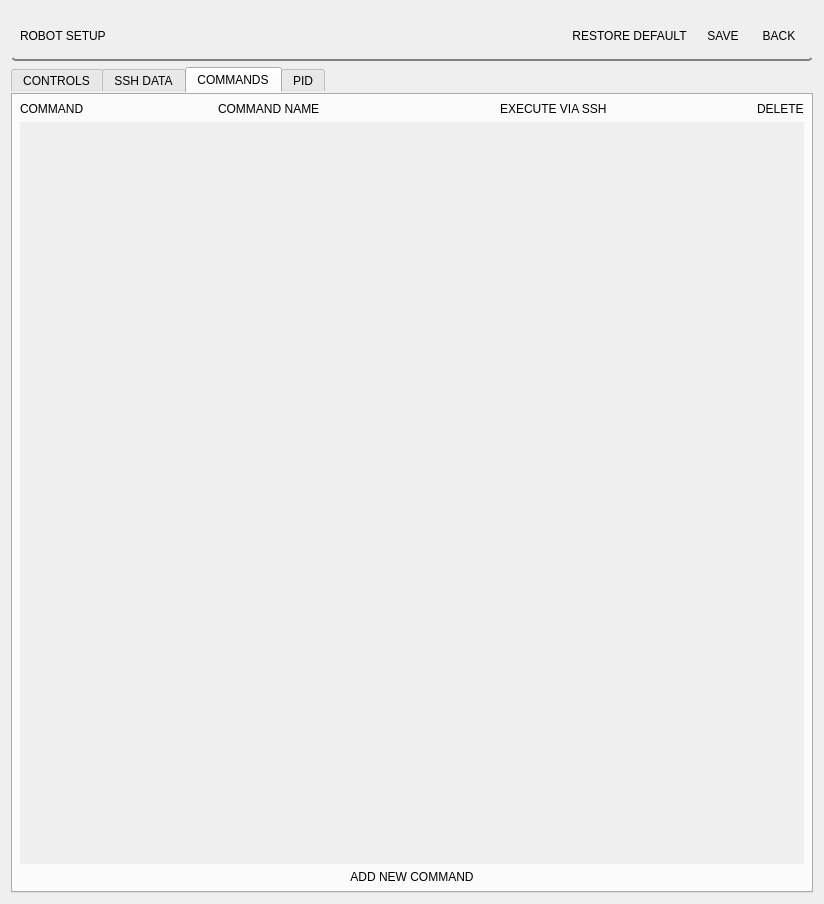
<?xml version="1.0" encoding="UTF-8"?>
<ui version="4.0">
 <class>Form</class>
 <widget class="QWidget" name="Form">
  <property name="geometry">
   <rect>
    <x>0</x>
    <y>0</y>
    <width>824</width>
    <height>904</height>
   </rect>
  </property>
  <property name="windowTitle">
   <string>Form</string>
  </property>
  <property name="styleSheet">
   <string notr="true">border:none</string>
  </property>
  <layout class="QVBoxLayout" name="verticalLayout">
   <item>
    <widget class="QGroupBox" name="groupBox">
     <property name="minimumSize">
      <size>
       <width>0</width>
       <height>50</height>
      </size>
     </property>
     <property name="maximumSize">
      <size>
       <width>16777215</width>
       <height>50</height>
      </size>
     </property>
     <property name="styleSheet">
      <string notr="true"> QGroupBox {
 background-color: qlineargradient(x1: 0, y1: 0, x2: 0, y2: 1,
                                   stop: 0 #edb514, stop: 1 #ea4000);
 border-bottom: 2px solid gray;
 border-radius: 5px;
 margin-top: 0; /* leave space at the top for the title */

}</string>
     </property>
     <property name="title">
      <string/>
     </property>
     <layout class="QHBoxLayout" name="horizontalLayout">
      <item>
       <widget class="QLabel" name="label">
        <property name="text">
         <string>ROBOT SETUP</string>
        </property>
       </widget>
      </item>
      <item>
       <widget class="QPushButton" name="restoreDefaultButton">
        <property name="maximumSize">
         <size>
          <width>125</width>
          <height>16777215</height>
         </size>
        </property>
        <property name="text">
         <string>RESTORE DEFAULT</string>
        </property>
       </widget>
      </item>
      <item>
       <widget class="QPushButton" name="saveButton">
        <property name="maximumSize">
         <size>
          <width>50</width>
          <height>16777215</height>
         </size>
        </property>
        <property name="text">
         <string>SAVE</string>
        </property>
       </widget>
      </item>
      <item>
       <widget class="QPushButton" name="backButton">
        <property name="maximumSize">
         <size>
          <width>50</width>
          <height>16777215</height>
         </size>
        </property>
        <property name="text">
         <string>BACK</string>
        </property>
       </widget>
      </item>
     </layout>
    </widget>
   </item>
   <item>
    <widget class="QTabWidget" name="tabWidget">
     <property name="minimumSize">
      <size>
       <width>500</width>
       <height>0</height>
      </size>
     </property>
     <property name="currentIndex">
      <number>2</number>
     </property>
     <widget class="QWidget" name="controls">
      <attribute name="title">
       <string>CONTROLS</string>
      </attribute>
      <widget class="QFrame" name="controlButtonsWraper">
       <property name="geometry">
        <rect>
         <x>0</x>
         <y>0</y>
         <width>802</width>
         <height>193</height>
        </rect>
       </property>
       <property name="styleSheet">
        <string notr="true">border:none;</string>
       </property>
       <property name="frameShape">
        <enum>QFrame::StyledPanel</enum>
       </property>
       <property name="frameShadow">
        <enum>QFrame::Raised</enum>
       </property>
       <layout class="QFormLayout" name="formLayout">
        <item row="1" column="0">
         <widget class="QLabel" name="robotNameLabel">
          <property name="text">
           <string>ROBOT NAME</string>
          </property>
         </widget>
        </item>
        <item row="1" column="1">
         <widget class="QLineEdit" name="robotNameInput">
          <property name="maximumSize">
           <size>
            <width>200</width>
            <height>16777215</height>
           </size>
          </property>
          <property name="maxLength">
           <number>150</number>
          </property>
         </widget>
        </item>
        <item row="2" column="0">
         <widget class="QLabel" name="forwardKeyLabel">
          <property name="text">
           <string>FORWARD KEY</string>
          </property>
         </widget>
        </item>
        <item row="2" column="1">
         <widget class="QLineEdit" name="forwardKeyInput">
          <property name="minimumSize">
           <size>
            <width>20</width>
            <height>0</height>
           </size>
          </property>
          <property name="maximumSize">
           <size>
            <width>50</width>
            <height>16777215</height>
           </size>
          </property>
          <property name="maxLength">
           <number>1</number>
          </property>
         </widget>
        </item>
        <item row="4" column="0">
         <widget class="QLabel" name="rightKeyLabel">
          <property name="text">
           <string>RIGHT KEY</string>
          </property>
         </widget>
        </item>
        <item row="4" column="1">
         <widget class="QLineEdit" name="rightKeyInput">
          <property name="maximumSize">
           <size>
            <width>50</width>
            <height>16777215</height>
           </size>
          </property>
          <property name="maxLength">
           <number>1</number>
          </property>
         </widget>
        </item>
        <item row="6" column="0">
         <widget class="QLabel" name="backwardKeyLabel">
          <property name="text">
           <string>BACKWARD KEY</string>
          </property>
         </widget>
        </item>
        <item row="6" column="1">
         <widget class="QLineEdit" name="backwardKeyInput">
          <property name="maximumSize">
           <size>
            <width>50</width>
            <height>16777215</height>
           </size>
          </property>
          <property name="maxLength">
           <number>1</number>
          </property>
         </widget>
        </item>
        <item row="8" column="0">
         <widget class="QLabel" name="leftKeyLabel">
          <property name="text">
           <string>LEFT KEY</string>
          </property>
         </widget>
        </item>
        <item row="8" column="1">
         <widget class="QLineEdit" name="leftKeyInput">
          <property name="maximumSize">
           <size>
            <width>50</width>
            <height>16777215</height>
           </size>
          </property>
          <property name="maxLength">
           <number>1</number>
          </property>
         </widget>
        </item>
        <item row="9" column="0">
         <widget class="QLabel" name="stableKeyLabel">
          <property name="text">
           <string>STABLE KEY</string>
          </property>
         </widget>
        </item>
        <item row="9" column="1">
         <widget class="QLineEdit" name="stableKeyInput">
          <property name="maximumSize">
           <size>
            <width>50</width>
            <height>16777215</height>
           </size>
          </property>
          <property name="maxLength">
           <number>1</number>
          </property>
         </widget>
        </item>
       </layout>
      </widget>
      <widget class="QTableWidget" name="dynamicTable">
       <property name="geometry">
        <rect>
         <x>0</x>
         <y>220</y>
         <width>450</width>
         <height>210</height>
        </rect>
       </property>
       <property name="minimumSize">
        <size>
         <width>215</width>
         <height>210</height>
        </size>
       </property>
       <property name="maximumSize">
        <size>
         <width>450</width>
         <height>210</height>
        </size>
       </property>
       <attribute name="horizontalHeaderCascadingSectionResizes">
        <bool>true</bool>
       </attribute>
       <attribute name="horizontalHeaderMinimumSectionSize">
        <number>70</number>
       </attribute>
       <attribute name="horizontalHeaderShowSortIndicator" stdset="0">
        <bool>true</bool>
       </attribute>
       <attribute name="horizontalHeaderStretchLastSection">
        <bool>true</bool>
       </attribute>
       <row>
        <property name="text">
         <string>FORWARD</string>
        </property>
       </row>
       <row>
        <property name="text">
         <string>FORWARD+LEFT</string>
        </property>
       </row>
       <row>
        <property name="text">
         <string>FORWARD+RIGHT</string>
        </property>
       </row>
       <row>
        <property name="text">
         <string>RIGHT</string>
        </property>
       </row>
       <row>
        <property name="text">
         <string>BACKWARD</string>
        </property>
       </row>
       <row>
        <property name="text">
         <string>BACKWARD+LEFT</string>
        </property>
       </row>
       <row>
        <property name="text">
         <string>BACKWARD+RIGHT</string>
        </property>
       </row>
       <row>
        <property name="text">
         <string>LEFT</string>
        </property>
       </row>
       <column>
        <property name="text">
         <string>LEFT ENGINE</string>
        </property>
       </column>
       <column>
        <property name="text">
         <string>RIGHT ENGINE</string>
        </property>
       </column>
       <column>
        <property name="text">
         <string>INTERTIA</string>
        </property>
       </column>
       <item row="0" column="0">
        <property name="text">
         <string/>
        </property>
       </item>
      </widget>
      <widget class="QLabel" name="dynamicLabel">
       <property name="geometry">
        <rect>
         <x>0</x>
         <y>197</y>
         <width>802</width>
         <height>16</height>
        </rect>
       </property>
       <property name="text">
        <string>DYNAMIC</string>
       </property>
      </widget>
      <widget class="QWidget" name="layoutWidget">
       <property name="geometry">
        <rect>
         <x>0</x>
         <y>470</y>
         <width>802</width>
         <height>278</height>
        </rect>
       </property>
       <layout class="QVBoxLayout" name="joystickWrapper">
        <item>
         <layout class="QHBoxLayout" name="horizontalLayout_6">
          <item>
           <widget class="QFrame" name="frame_4">
            <property name="frameShape">
             <enum>QFrame::StyledPanel</enum>
            </property>
            <property name="frameShadow">
             <enum>QFrame::Raised</enum>
            </property>
           </widget>
          </item>
          <item>
           <widget class="QTableWidget" name="joystickForward">
            <property name="minimumSize">
             <size>
              <width>210</width>
              <height>0</height>
             </size>
            </property>
            <property name="maximumSize">
             <size>
              <width>210</width>
              <height>50</height>
             </size>
            </property>
            <row>
             <property name="text">
              <string/>
             </property>
            </row>
            <column>
             <property name="text">
              <string>LEFT</string>
             </property>
            </column>
            <column>
             <property name="text">
              <string>RIGHT</string>
             </property>
            </column>
           </widget>
          </item>
          <item>
           <widget class="QFrame" name="frame_5">
            <property name="frameShape">
             <enum>QFrame::StyledPanel</enum>
            </property>
            <property name="frameShadow">
             <enum>QFrame::Raised</enum>
            </property>
           </widget>
          </item>
         </layout>
        </item>
        <item>
         <layout class="QHBoxLayout" name="horizontalLayout_5">
          <item>
           <widget class="QTableWidget" name="joystickLeft">
            <property name="minimumSize">
             <size>
              <width>210</width>
              <height>0</height>
             </size>
            </property>
            <property name="maximumSize">
             <size>
              <width>210</width>
              <height>50</height>
             </size>
            </property>
            <row>
             <property name="text">
              <string/>
             </property>
            </row>
            <column>
             <property name="text">
              <string>LEFT</string>
             </property>
            </column>
            <column>
             <property name="text">
              <string>RIGHT</string>
             </property>
            </column>
           </widget>
          </item>
          <item>
           <widget class="QLabel" name="joystick">
            <property name="minimumSize">
             <size>
              <width>150</width>
              <height>150</height>
             </size>
            </property>
            <property name="maximumSize">
             <size>
              <width>150</width>
              <height>150</height>
             </size>
            </property>
            <property name="styleSheet">
             <string notr="true">background-color: red;
border: 3px solid blue;
border-radius: 75px;
</string>
            </property>
            <property name="text">
             <string/>
            </property>
           </widget>
          </item>
          <item>
           <widget class="QTableWidget" name="joystickRight">
            <property name="minimumSize">
             <size>
              <width>210</width>
              <height>0</height>
             </size>
            </property>
            <property name="maximumSize">
             <size>
              <width>210</width>
              <height>50</height>
             </size>
            </property>
            <row>
             <property name="text">
              <string/>
             </property>
            </row>
            <column>
             <property name="text">
              <string>LEFT</string>
             </property>
            </column>
            <column>
             <property name="text">
              <string>RIGHT</string>
             </property>
            </column>
           </widget>
          </item>
         </layout>
        </item>
        <item>
         <layout class="QHBoxLayout" name="horizontalLayout_2">
          <item>
           <widget class="QFrame" name="frame_2">
            <property name="frameShape">
             <enum>QFrame::StyledPanel</enum>
            </property>
            <property name="frameShadow">
             <enum>QFrame::Raised</enum>
            </property>
           </widget>
          </item>
          <item>
           <widget class="QTableWidget" name="joystickBackward">
            <property name="minimumSize">
             <size>
              <width>210</width>
              <height>0</height>
             </size>
            </property>
            <property name="maximumSize">
             <size>
              <width>210</width>
              <height>50</height>
             </size>
            </property>
            <row>
             <property name="text">
              <string/>
             </property>
            </row>
            <column>
             <property name="text">
              <string>LEFT</string>
             </property>
            </column>
            <column>
             <property name="text">
              <string>RIGHT</string>
             </property>
            </column>
           </widget>
          </item>
          <item>
           <widget class="QFrame" name="frame_3">
            <property name="frameShape">
             <enum>QFrame::StyledPanel</enum>
            </property>
            <property name="frameShadow">
             <enum>QFrame::Raised</enum>
            </property>
           </widget>
          </item>
         </layout>
        </item>
       </layout>
      </widget>
      <widget class="Line" name="line">
       <property name="geometry">
        <rect>
         <x>0</x>
         <y>437</y>
         <width>802</width>
         <height>3</height>
        </rect>
       </property>
       <property name="sizeIncrement">
        <size>
         <width>0</width>
         <height>1</height>
        </size>
       </property>
       <property name="orientation">
        <enum>Qt::Horizontal</enum>
       </property>
      </widget>
      <widget class="QLabel" name="joystickLabel">
       <property name="geometry">
        <rect>
         <x>0</x>
         <y>447</y>
         <width>802</width>
         <height>16</height>
        </rect>
       </property>
       <property name="text">
        <string>JOYSTICK</string>
       </property>
      </widget>
     </widget>
     <widget class="QWidget" name="sshData">
      <attribute name="title">
       <string>SSH DATA</string>
      </attribute>
      <layout class="QVBoxLayout" name="verticalLayout_8">
       <item>
        <layout class="QHBoxLayout" name="horizontalLayout_8">
         <item>
          <widget class="QLabel" name="label_2">
           <property name="minimumSize">
            <size>
             <width>90</width>
             <height>40</height>
            </size>
           </property>
           <property name="maximumSize">
            <size>
             <width>90</width>
             <height>40</height>
            </size>
           </property>
           <property name="text">
            <string>HOST</string>
           </property>
          </widget>
         </item>
         <item>
          <widget class="QLineEdit" name="sshHostInputUI">
           <property name="styleSheet">
            <string notr="true">background: lightGray;</string>
           </property>
          </widget>
         </item>
        </layout>
       </item>
       <item>
        <layout class="QHBoxLayout" name="horizontalLayout_7">
         <item>
          <widget class="QLabel" name="label_5">
           <property name="minimumSize">
            <size>
             <width>90</width>
             <height>40</height>
            </size>
           </property>
           <property name="maximumSize">
            <size>
             <width>90</width>
             <height>40</height>
            </size>
           </property>
           <property name="text">
            <string>PORT</string>
           </property>
          </widget>
         </item>
         <item>
          <widget class="QLineEdit" name="sshPortInputUI">
           <property name="styleSheet">
            <string notr="true">background: lightGray;</string>
           </property>
          </widget>
         </item>
        </layout>
       </item>
       <item>
        <layout class="QHBoxLayout" name="horizontalLayout_9">
         <item>
          <widget class="QLabel" name="label_6">
           <property name="minimumSize">
            <size>
             <width>90</width>
             <height>40</height>
            </size>
           </property>
           <property name="maximumSize">
            <size>
             <width>90</width>
             <height>40</height>
            </size>
           </property>
           <property name="text">
            <string>USERNAME</string>
           </property>
          </widget>
         </item>
         <item>
          <widget class="QLineEdit" name="sshUsernameInputUI">
           <property name="styleSheet">
            <string notr="true">background: lightGray;</string>
           </property>
          </widget>
         </item>
        </layout>
       </item>
       <item>
        <layout class="QHBoxLayout" name="horizontalLayout_10">
         <item>
          <widget class="QLabel" name="label_7">
           <property name="minimumSize">
            <size>
             <width>90</width>
             <height>40</height>
            </size>
           </property>
           <property name="maximumSize">
            <size>
             <width>90</width>
             <height>40</height>
            </size>
           </property>
           <property name="text">
            <string>PASSWORD</string>
           </property>
          </widget>
         </item>
         <item>
          <widget class="QLineEdit" name="sshPasswordInputUI">
           <property name="styleSheet">
            <string notr="true">background: lightGray;</string>
           </property>
          </widget>
         </item>
        </layout>
       </item>
       <item>
        <spacer name="verticalSpacer_3">
         <property name="orientation">
          <enum>Qt::Vertical</enum>
         </property>
         <property name="sizeHint" stdset="0">
          <size>
           <width>20</width>
           <height>40</height>
          </size>
         </property>
        </spacer>
       </item>
      </layout>
     </widget>
     <widget class="QWidget" name="commands">
      <attribute name="title">
       <string>COMMANDS</string>
      </attribute>
      <layout class="QHBoxLayout" name="horizontalLayout_4">
       <item>
        <layout class="QVBoxLayout" name="verticalLayout_9">
         <item>
          <layout class="QHBoxLayout" name="commandsLabelWrapperUI">
           <item>
            <widget class="QLabel" name="label_3">
             <property name="text">
              <string>COMMAND</string>
             </property>
            </widget>
           </item>
           <item>
            <widget class="QLabel" name="label_4">
             <property name="text">
              <string>COMMAND NAME</string>
             </property>
            </widget>
           </item>
           <item alignment="Qt::AlignRight">
            <widget class="QLabel" name="label_9">
             <property name="text">
              <string>EXECUTE VIA SSH</string>
             </property>
            </widget>
           </item>
           <item alignment="Qt::AlignRight">
            <widget class="QLabel" name="label_8">
             <property name="text">
              <string>DELETE</string>
             </property>
            </widget>
           </item>
          </layout>
         </item>
         <item>
          <widget class="QScrollArea" name="contentWrapper">
           <property name="widgetResizable">
            <bool>true</bool>
           </property>
           <widget class="QWidget" name="scrollAreaWidgetContents">
            <property name="geometry">
             <rect>
              <x>0</x>
              <y>0</y>
              <width>776</width>
              <height>727</height>
             </rect>
            </property>
            <layout class="QVBoxLayout" name="verticalLayout_2">
             <item>
              <widget class="QGroupBox" name="elementsWrapper">
               <property name="title">
                <string/>
               </property>
               <layout class="QVBoxLayout" name="verticalLayout_4">
                <item>
                 <layout class="QVBoxLayout" name="elements"/>
                </item>
                <item>
                 <spacer name="verticalSpacer">
                  <property name="orientation">
                   <enum>Qt::Vertical</enum>
                  </property>
                  <property name="sizeHint" stdset="0">
                   <size>
                    <width>20</width>
                    <height>40</height>
                   </size>
                  </property>
                 </spacer>
                </item>
               </layout>
              </widget>
             </item>
            </layout>
           </widget>
          </widget>
         </item>
         <item>
          <widget class="QPushButton" name="addNewCommandButtonUI">
           <property name="text">
            <string>ADD NEW COMMAND</string>
           </property>
          </widget>
         </item>
         <item>
          <layout class="QVBoxLayout" name="verticalLayout_11"/>
         </item>
        </layout>
       </item>
      </layout>
     </widget>
     <widget class="QWidget" name="pid">
      <property name="styleSheet">
       <string notr="true"/>
      </property>
      <attribute name="title">
       <string>PID</string>
      </attribute>
      <layout class="QVBoxLayout" name="verticalLayout_5">
       <item>
        <widget class="QGroupBox" name="pidSpeedUI">
         <property name="title">
          <string/>
         </property>
         <layout class="QVBoxLayout" name="verticalLayout_6">
          <item>
           <layout class="QHBoxLayout" name="pidSpeedLabelWrapperUI">
            <item>
             <widget class="QLabel" name="pidAngleLabelUI">
              <property name="styleSheet">
               <string notr="true">font-weight: bold;</string>
              </property>
              <property name="text">
               <string>PID SPEED</string>
              </property>
             </widget>
            </item>
           </layout>
          </item>
          <item>
           <layout class="QHBoxLayout" name="horizontalLayout_12">
            <item>
             <widget class="QLabel" name="label_12">
              <property name="minimumSize">
               <size>
                <width>50</width>
                <height>0</height>
               </size>
              </property>
              <property name="maximumSize">
               <size>
                <width>50</width>
                <height>16777215</height>
               </size>
              </property>
              <property name="text">
               <string>Kp</string>
              </property>
             </widget>
            </item>
            <item>
             <widget class="QDoubleSpinBox" name="pidSpeedKpUI">
              <property name="minimumSize">
               <size>
                <width>100</width>
                <height>0</height>
               </size>
              </property>
              <property name="maximumSize">
               <size>
                <width>100</width>
                <height>16777215</height>
               </size>
              </property>
              <property name="styleSheet">
               <string notr="true">background: lightGray;</string>
              </property>
             </widget>
            </item>
            <item>
             <spacer name="horizontalSpacer_4">
              <property name="orientation">
               <enum>Qt::Horizontal</enum>
              </property>
              <property name="sizeHint" stdset="0">
               <size>
                <width>40</width>
                <height>20</height>
               </size>
              </property>
             </spacer>
            </item>
           </layout>
          </item>
          <item>
           <layout class="QHBoxLayout" name="pidSpeedKiWrapperUI">
            <item>
             <widget class="QLabel" name="pidSpeedKiLabelUI">
              <property name="minimumSize">
               <size>
                <width>50</width>
                <height>0</height>
               </size>
              </property>
              <property name="maximumSize">
               <size>
                <width>50</width>
                <height>16777215</height>
               </size>
              </property>
              <property name="text">
               <string>Ki</string>
              </property>
             </widget>
            </item>
            <item>
             <widget class="QDoubleSpinBox" name="pidSpeedKiUI">
              <property name="minimumSize">
               <size>
                <width>100</width>
                <height>0</height>
               </size>
              </property>
              <property name="maximumSize">
               <size>
                <width>100</width>
                <height>16777215</height>
               </size>
              </property>
              <property name="autoFillBackground">
               <bool>false</bool>
              </property>
              <property name="styleSheet">
               <string notr="true">background: 1 solid;
 background: lightGray;</string>
              </property>
             </widget>
            </item>
            <item>
             <spacer name="horizontalSpacer_2">
              <property name="orientation">
               <enum>Qt::Horizontal</enum>
              </property>
              <property name="sizeHint" stdset="0">
               <size>
                <width>40</width>
                <height>20</height>
               </size>
              </property>
             </spacer>
            </item>
           </layout>
          </item>
          <item>
           <layout class="QHBoxLayout" name="pidSpeedKdWrapperUI">
            <item>
             <widget class="QLabel" name="pidSpeedKdLabelUI">
              <property name="minimumSize">
               <size>
                <width>50</width>
                <height>0</height>
               </size>
              </property>
              <property name="maximumSize">
               <size>
                <width>50</width>
                <height>16777215</height>
               </size>
              </property>
              <property name="text">
               <string>Kd</string>
              </property>
             </widget>
            </item>
            <item>
             <widget class="QDoubleSpinBox" name="pidSpeedKdUI">
              <property name="minimumSize">
               <size>
                <width>100</width>
                <height>0</height>
               </size>
              </property>
              <property name="maximumSize">
               <size>
                <width>100</width>
                <height>16777215</height>
               </size>
              </property>
              <property name="styleSheet">
               <string notr="true">background: lightGray;</string>
              </property>
             </widget>
            </item>
            <item>
             <spacer name="horizontalSpacer_3">
              <property name="orientation">
               <enum>Qt::Horizontal</enum>
              </property>
              <property name="sizeHint" stdset="0">
               <size>
                <width>40</width>
                <height>20</height>
               </size>
              </property>
             </spacer>
            </item>
           </layout>
          </item>
         </layout>
        </widget>
       </item>
       <item>
        <widget class="QGroupBox" name="pidAngleUI">
         <property name="title">
          <string/>
         </property>
         <layout class="QVBoxLayout" name="verticalLayout_3">
          <item>
           <layout class="QHBoxLayout" name="pidAngleLabelWrapperUI">
            <item>
             <widget class="QLabel" name="label_11">
              <property name="styleSheet">
               <string notr="true">font-weight: bold;</string>
              </property>
              <property name="text">
               <string>PID ANGLE</string>
              </property>
             </widget>
            </item>
           </layout>
          </item>
          <item>
           <layout class="QHBoxLayout" name="pidAngleKpWrapperUI">
            <item>
             <widget class="QLabel" name="pidAngleKpLabelUI">
              <property name="minimumSize">
               <size>
                <width>50</width>
                <height>0</height>
               </size>
              </property>
              <property name="maximumSize">
               <size>
                <width>50</width>
                <height>16777215</height>
               </size>
              </property>
              <property name="text">
               <string>Kp</string>
              </property>
             </widget>
            </item>
            <item>
             <widget class="QDoubleSpinBox" name="pidAngleKpUI">
              <property name="minimumSize">
               <size>
                <width>100</width>
                <height>0</height>
               </size>
              </property>
              <property name="maximumSize">
               <size>
                <width>150</width>
                <height>16777215</height>
               </size>
              </property>
              <property name="styleSheet">
               <string notr="true">background: lightGray;</string>
              </property>
              <property name="minimum">
               <double>-1000.000000000000000</double>
              </property>
              <property name="maximum">
               <double>1000.000000000000000</double>
              </property>
             </widget>
            </item>
            <item>
             <spacer name="horizontalSpacer">
              <property name="orientation">
               <enum>Qt::Horizontal</enum>
              </property>
              <property name="sizeHint" stdset="0">
               <size>
                <width>40</width>
                <height>20</height>
               </size>
              </property>
             </spacer>
            </item>
           </layout>
          </item>
          <item>
           <layout class="QHBoxLayout" name="horizontalLayout_13">
            <item>
             <widget class="QLabel" name="label_13">
              <property name="minimumSize">
               <size>
                <width>50</width>
                <height>0</height>
               </size>
              </property>
              <property name="maximumSize">
               <size>
                <width>50</width>
                <height>16777215</height>
               </size>
              </property>
              <property name="text">
               <string>Ki</string>
              </property>
             </widget>
            </item>
            <item>
             <widget class="QDoubleSpinBox" name="pidAngleKiUI">
              <property name="minimumSize">
               <size>
                <width>100</width>
                <height>0</height>
               </size>
              </property>
              <property name="maximumSize">
               <size>
                <width>100</width>
                <height>16777215</height>
               </size>
              </property>
              <property name="styleSheet">
               <string notr="true">background: lightGray;</string>
              </property>
             </widget>
            </item>
            <item>
             <spacer name="horizontalSpacer_5">
              <property name="orientation">
               <enum>Qt::Horizontal</enum>
              </property>
              <property name="sizeHint" stdset="0">
               <size>
                <width>40</width>
                <height>20</height>
               </size>
              </property>
             </spacer>
            </item>
           </layout>
          </item>
          <item>
           <layout class="QHBoxLayout" name="horizontalLayout_14">
            <item>
             <widget class="QLabel" name="label_14">
              <property name="minimumSize">
               <size>
                <width>50</width>
                <height>0</height>
               </size>
              </property>
              <property name="maximumSize">
               <size>
                <width>50</width>
                <height>16777215</height>
               </size>
              </property>
              <property name="text">
               <string>Kd</string>
              </property>
             </widget>
            </item>
            <item>
             <widget class="QDoubleSpinBox" name="pidAngleKdUI">
              <property name="minimumSize">
               <size>
                <width>100</width>
                <height>0</height>
               </size>
              </property>
              <property name="maximumSize">
               <size>
                <width>100</width>
                <height>16777215</height>
               </size>
              </property>
              <property name="styleSheet">
               <string notr="true">background: lightGray;</string>
              </property>
             </widget>
            </item>
            <item>
             <spacer name="horizontalSpacer_6">
              <property name="orientation">
               <enum>Qt::Horizontal</enum>
              </property>
              <property name="sizeHint" stdset="0">
               <size>
                <width>40</width>
                <height>20</height>
               </size>
              </property>
             </spacer>
            </item>
           </layout>
          </item>
          <item>
           <spacer name="verticalSpacer_2">
            <property name="orientation">
             <enum>Qt::Vertical</enum>
            </property>
            <property name="sizeHint" stdset="0">
             <size>
              <width>20</width>
              <height>40</height>
             </size>
            </property>
           </spacer>
          </item>
         </layout>
        </widget>
       </item>
      </layout>
     </widget>
    </widget>
   </item>
  </layout>
 </widget>
 <resources/>
 <connections/>
</ui>
